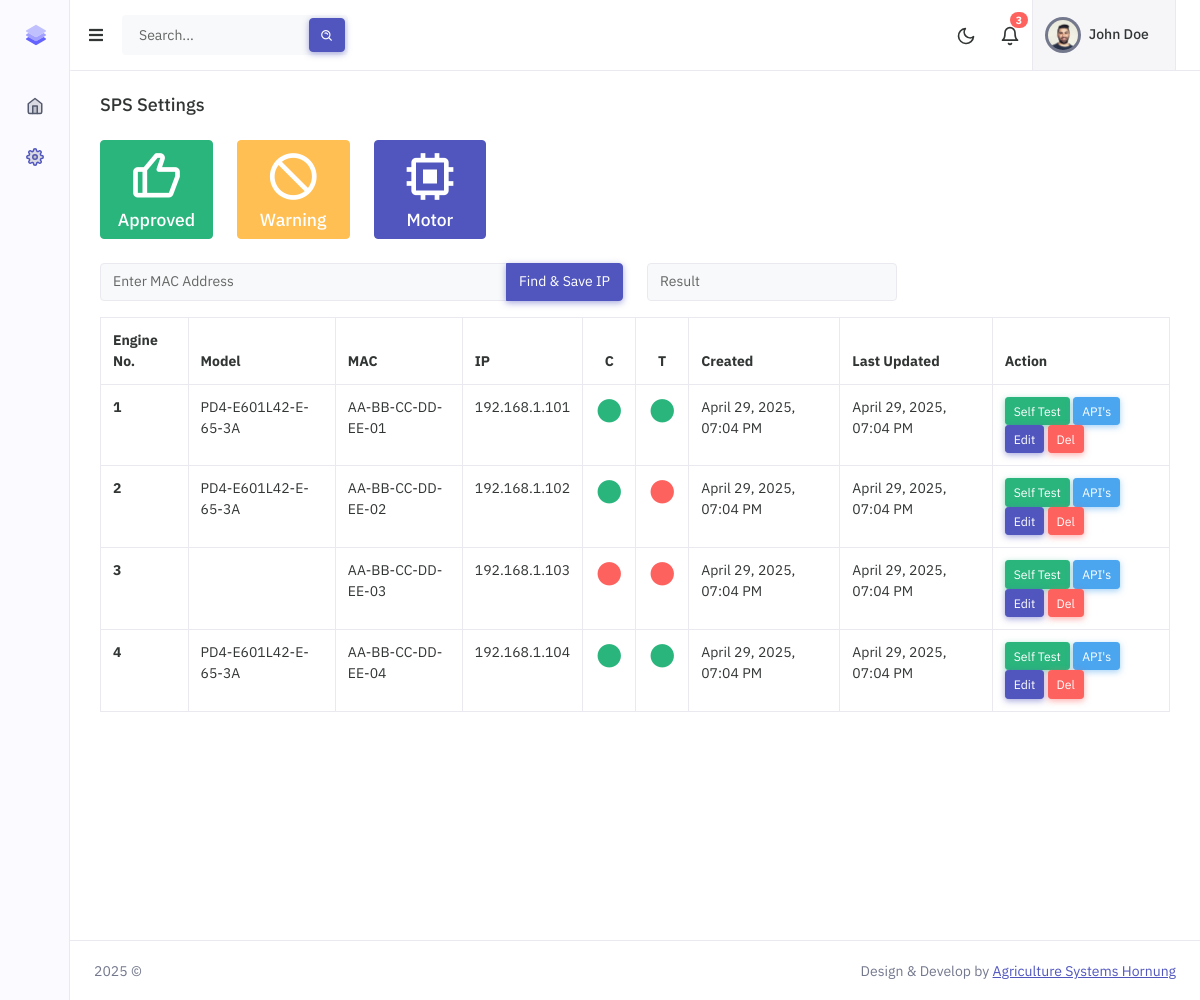
/system-settings (signed in), run on an earlier commit of the app's database.
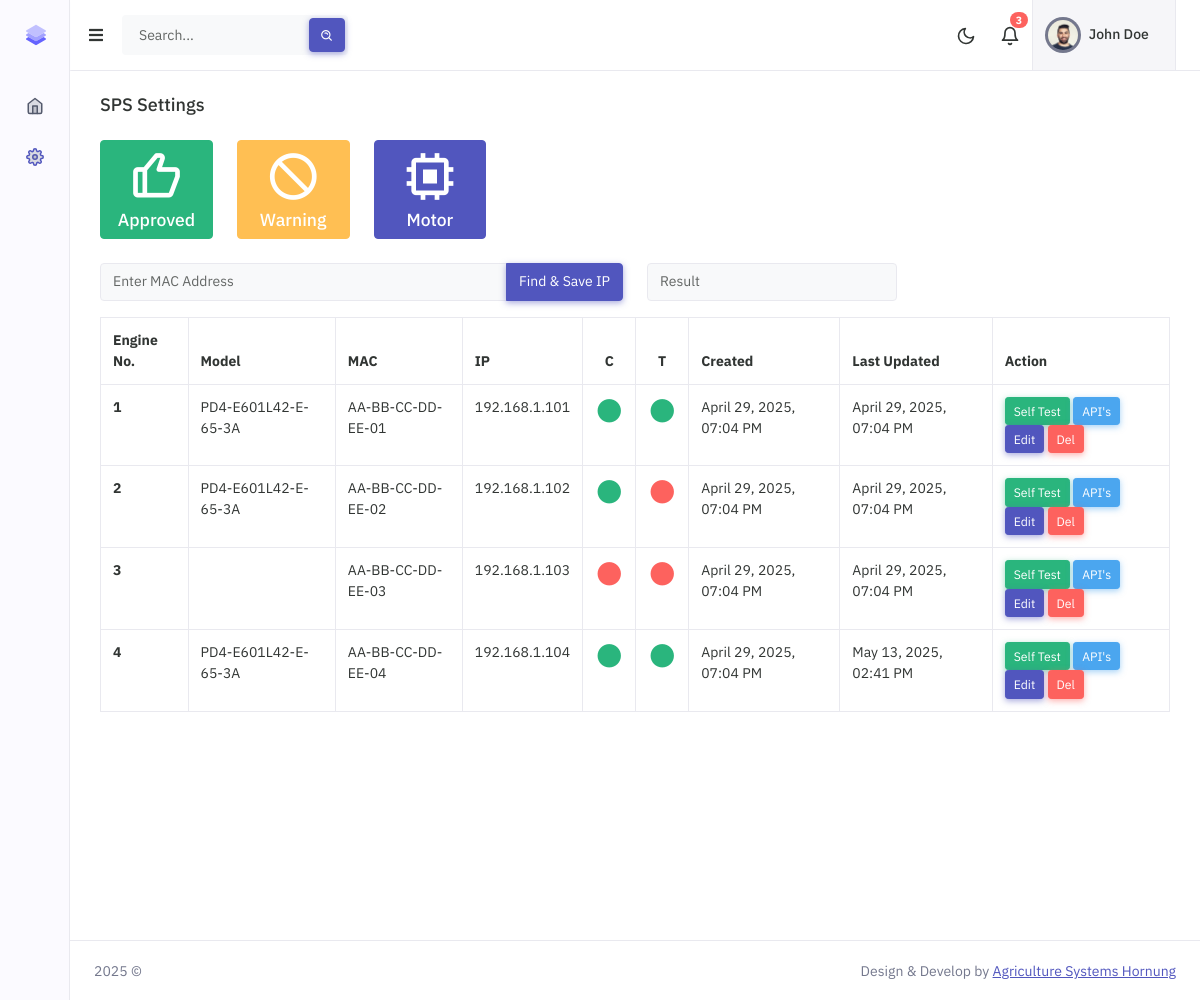
And on a later commit of the database.
### app/models/user.py (models this page shows)
class User(UserMixin, db.Model):
    id = db.Column(db.Integer, primary_key=True)
    name = db.Column(db.String(100), nullable=False)
    license_number = db.Column(db.String(64), nullable=False, unique=True, index=True)

### app/models/stepperMotor.py (models this page shows)
class StepperMotor(db.Model):
    id = db.Column(db.Integer, primary_key=True)
    engine_number = db.Column(db.String(120), nullable=True)
    mac_address = db.Column(db.String(20), nullable=False, unique=True, index=True)
    ip_address = db.Column(db.String(45), nullable=False, unique=True, index=True)
    model_number = db.Column(db.String(120), nullable=True)
    device_id = db.Column(db.String(120), nullable=True)
    software_version = db.Column(db.String(120), nullable=True)
    connected = db.Column(db.Boolean, nullable=True, default=False)
    tested = db.Column(db.Boolean, nullable=True, default=False)
    created_at = db.Column(db.DateTime, default=datetime.utcnow)
    updated_at = db.Column(db.DateTime, default=datetime.utcnow, onupdate=datetime.utcnow)

### app/routes/dashboard.py (the view)
@bp.route('system-settings')
@login_required
def system_settings():
    motors = StepperMotor.query.all()
    motors_list = [
        {
            'id': motor.id,
            'engine_number': motor.engine_number,
            'mac_address': motor.mac_address,
            'ip_address': motor.ip_address,
            'model_number': motor.model_number,
            'connected': motor.connected,
            'tested': motor.tested,
            'created_at': motor.created_at,
            'updated_at': motor.updated_at
        } for motor in motors
    ]
    return render_template('views/system_settings.html', motors=motors_list)

### app/__init__.py (called while the page is built)
@login_manager.user_loader
def load_user(user_id):
    from app.models.user import User
    return User.query.get(int(user_id))

### app/templates/views/system_settings.html (shortened to what this page needs)
{% extends 'layouts/app.html' %}
{% block content %}
    <div class="row">
        <div class="col-12">
            <div class="page-title-box d-sm-flex align-items-center justify-content-between">
                <h4 class="mb-sm-0 font-size-18">SPS Settings</h4>
            </div>
        </div>
    </div>
    <div class="row">
        <div class="col-md-6">
            <div class="row">
                <div class="col-xl-3 col-lg-3 col-md-3 col-sm-6 col-6">
                    <a href="#" data-bs-toggle="tooltip" data-bs-placement="top" data-bs-original-title="Genehmigt">
                        <div class="card bg-success border-success">
                            <div class="pt-2 text-center">
                                <i class="display-4 bx bx-like mb-1 text-white"></i>
                                <h5 class="text-white">Approved</h5>
                            </div>
                        </div>
                    </a>
                </div>
                <div class="col-xl-3 col-lg-3 col-md-3 col-sm-6 col-6">
                    <a href="#" data-bs-toggle="tooltip" data-bs-placement="top" data-bs-original-title="Warnung">
                        <div class="card bg-warning border-warning">
                            <div class="pt-2 text-center">
                                <i class="display-4 bx bx-block mb-1 text-white"></i>
                                <h5 class="text-white">Warning</h5>
                            </div>
                        </div>
                    </a>
                </div>
                <div class="col-xl-3 col-lg-3 col-md-3 col-sm-6 col-6">
                    <a href="#" data-bs-toggle="tooltip" data-bs-placement="top" data-bs-original-title="Motor">
                        <div class="card bg-primary border-primary">
                            <div class="pt-2 text-center">
                                <i class="display-4 bx bx-chip mb-1 text-white"></i>
                                <h5 class="text-white">Motor</h5>
                            </div>
                        </div>
                    </a>
                </div>
            </div>
        </div>
    </div>
    <div class="row">
        <div class="col-md-6">
            <div class="input-group mb-3">
                <input type="text" class="form-control" id="mac" placeholder="Enter MAC Address" aria-label="Enter MAC Address" aria-describedby="button-addon2">
                <button class="btn btn-primary waves-effect waves-light" type="button" id="findIp" onclick="pingMAC()">Find & Save IP</button>
            </div>
        </div>
        <div class="col-md-3">
            <input type="text" class="form-control" aria-label="Result" id="scanResult" placeholder="Result" readonly>
        </div>
    </div>
    <div class="row">
        <div class="col-12">
            <div class="table-responsive">
                <table class="table table-bordered mb-4">
                    <thead>
                    <tr>
                        <th>Engine No.</th>
                        <th>Model</th>
                        <th>MAC</th>
                        <th>IP</th>
                        <th class="text-center">C</th>
                        <th class="text-center">T</th>
                        <th>Created</th>
                        <th>Last Updated</th>
                        <th>Action</th>
                    </tr>
                    </thead>
                    <tbody>
                    {% for motor in motors %}
                        <tr>
                            <th scope="row">{{ motor.engine_number }}</th>
                            <td>{{ motor.model_number }}</td>
                            <td>{{ motor.mac_address }}</td>
                            <td>{{ motor.ip_address }}</td>
                            <td  class="text-center"><i class="bx bxs-circle fs-2 {% if motor.connected %} text-success {% else %} text-danger {% endif %}"></i></td>
                            <td  class="text-center"><i class="bx bxs-circle fs-2 {% if motor.tested %} text-success {% else %} text-danger {% endif %}"></i></td>
                            <td>{{ motor.created_at.strftime('%B %d, %Y, %I:%M %p') }}</td>
                            <td>{{ motor.updated_at.strftime('%B %d, %Y, %I:%M %p') }}</td>
                            <td>
                                <a class="btn btn-success btn-sm waves-effect waves-light" href="#" role="button">Self Test</a>
                                <a class="btn btn-info btn-sm waves-effect waves-light" href="{{ url_for('api.api_list', motor_id=motor.id) }}" role="button">API's</a>
                                <a class="btn btn-primary btn-sm waves-effect waves-light" href="{{ url_for('dashboard.edit_motor', motor_id=motor.id) }}" role="button">Edit</a>
                                <form action="{{ url_for('dashboard.delete_motor', motor_id=motor.id) }}" method="POST" style="display:inline;" onsubmit="return confirm('Are you sure you want to delete this motor?');">
                                    <button type="submit" class="btn btn-sm btn-danger waves-effect waves-light">Del</button>
                                </form>
                            </td>
                        </tr>
                    {% endfor %}
                    </tbody>
                </table>
            </div>
        </div>
    </div>
{% endblock %}

### app/templates/layouts/app.html (shortened to what this page needs)
<!doctype html>
<html lang="en">
<head>
    <link rel="stylesheet" href="{{ url_for('static', filename='css/preloader.min.css') }}" type="text/css" />
    <link rel="stylesheet" href="{{ url_for('static', filename='css/bootstrap.min.css')}}" type="text/css" />
    <link rel="stylesheet" href="{{ url_for('static', filename='css/icons.min.css') }}" type="text/css" />
    <link rel="stylesheet" href="{{ url_for('static', filename='css/app.min.css') }}" type="text/css" />
</head>
<body>
<div id="layout-wrapper">
    {% include 'layouts/partials/header.html' %}
    {% include 'layouts/partials/sidebar.html' %}
    <div class="main-content">
        <div class="page-content">
            <div class="container-fluid">
                {% block content %}{% endblock %}
            </div>
        </div>
        {% include 'layouts/partials/footer.html' %}
    </div>
</div>
</body>
</html>

### app/templates/layouts/partials/header.html (shortened to what this page needs)
<header id="page-topbar">
    <div class="navbar-header">
        <div class="d-flex">
            <div class="navbar-brand-box">
                <a href="{{ url_for('dashboard.dashboard') }}" class="logo logo-dark">
                        <span class="logo-sm">
                            <img src="{{ url_for('static', filename='images/logo-sm.svg') }}" alt="Stepper Motor" height="24">
                        </span>
                </a>
            </div>
            <button type="button" class="btn btn-sm px-3 font-size-16 header-item" id="vertical-menu-btn">
                <i class="fa fa-fw fa-bars"></i>
            </button>
            <form class="app-search d-none d-lg-block">
                <div class="position-relative">
                    <input type="text" name="search" aria-label="search" class="form-control" placeholder="Search...">
                    <button class="btn btn-primary" type="button"><i class="bx bx-search-alt align-middle"></i></button>
                </div>
            </form>
        </div>
        <div class="d-flex">
            <div class="dropdown d-none d-sm-inline-block">
                <button type="button" class="btn header-item" id="mode-setting-btn">
                    <i data-feather="moon" class="icon-lg layout-mode-dark"></i>
                </button>
            </div>
            <div class="dropdown d-inline-block">
                <button type="button" class="btn header-item noti-icon position-relative" id="page-header-notifications-dropdown" data-bs-toggle="dropdown" aria-haspopup="true" aria-expanded="false">
                    <i data-feather="bell" class="icon-lg"></i>
                    <span class="badge bg-danger rounded-pill">3</span>
                </button>
            </div>
            <div class="dropdown d-inline-block">
                <button type="button" class="btn header-item bg-light-subtle border-start border-end" id="page-header-user-dropdown" data-bs-toggle="dropdown" aria-haspopup="true" aria-expanded="false">
                    <img class="rounded-circle header-profile-user" src="{{ url_for('static', filename='images/avatar_1.jpg') }}" alt="">
                    <span class="d-none d-xl-inline-block ms-1 fw-medium">
                        {% if current_user.is_authenticated %}
                            {{ current_user.name }}
                        {% else %}
                            Mr. Jhon Doe
                        {% endif %}
                    </span>
                    <i class="mdi mdi-chevron-down d-none d-xl-inline-block"></i>
                </button>
            </div>
        </div>
    </div>
</header>

### app/templates/layouts/partials/sidebar.html (shortened to what this page needs)
<div class="vertical-menu">
    <div data-simplebar class="h-100">
        <div id="sidebar-menu">
            <ul class="metismenu list-unstyled" id="side-menu">
                <li class="{% if request.endpoint == 'dashboard.dashboard' %}mm-active{% endif %}">
                    <a class="{% if request.endpoint == 'dashboard.dashboard' %}active{% endif %}" href="{{ url_for('dashboard.dashboard') }}">
                        <i data-feather="home"></i>
                    </a>
                </li>
                <li class="{% if request.endpoint == 'dashboard.system_settings' %}mm-active{% endif %}">
                    <a class="{% if request.endpoint == 'dashboard.system_settings' %}active{% endif %}" href="{{ url_for('dashboard.system_settings') }}">
                        <i data-feather="settings"></i>
                    </a>
                </li>
            </ul>
        </div>
    </div>
</div>

### app/templates/layouts/partials/footer.html
<footer class="footer">
    <div class="container-fluid">
        <div class="row">
            <div class="col-sm-6">
                <script>document.write(new Date().getFullYear())</script> ©
            </div>
            <div class="col-sm-6">
                <div class="text-sm-end d-none d-sm-block">
                    Design & Develop by <a href="#" class="text-decoration-underline">Agriculture Systems Hornung</a>
                </div>
            </div>
        </div>
    </div>
</footer>

What changed in the data, as far as the page shows it:
changed StepperMotor "AA-BB-CC-DD-EE-04": updated_at "April 29, 2025, 07:04 PM" → "May 13, 2025, 02:41 PM"
